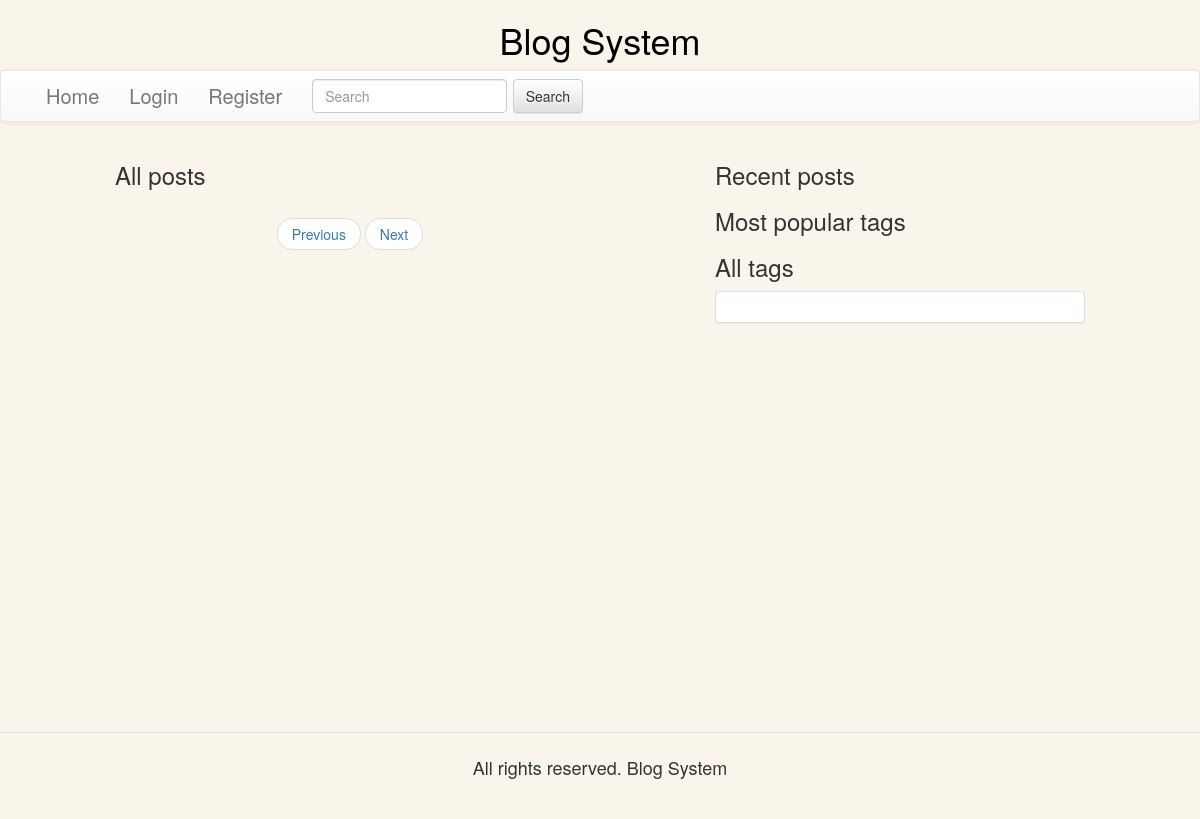
The app's page /, older data.
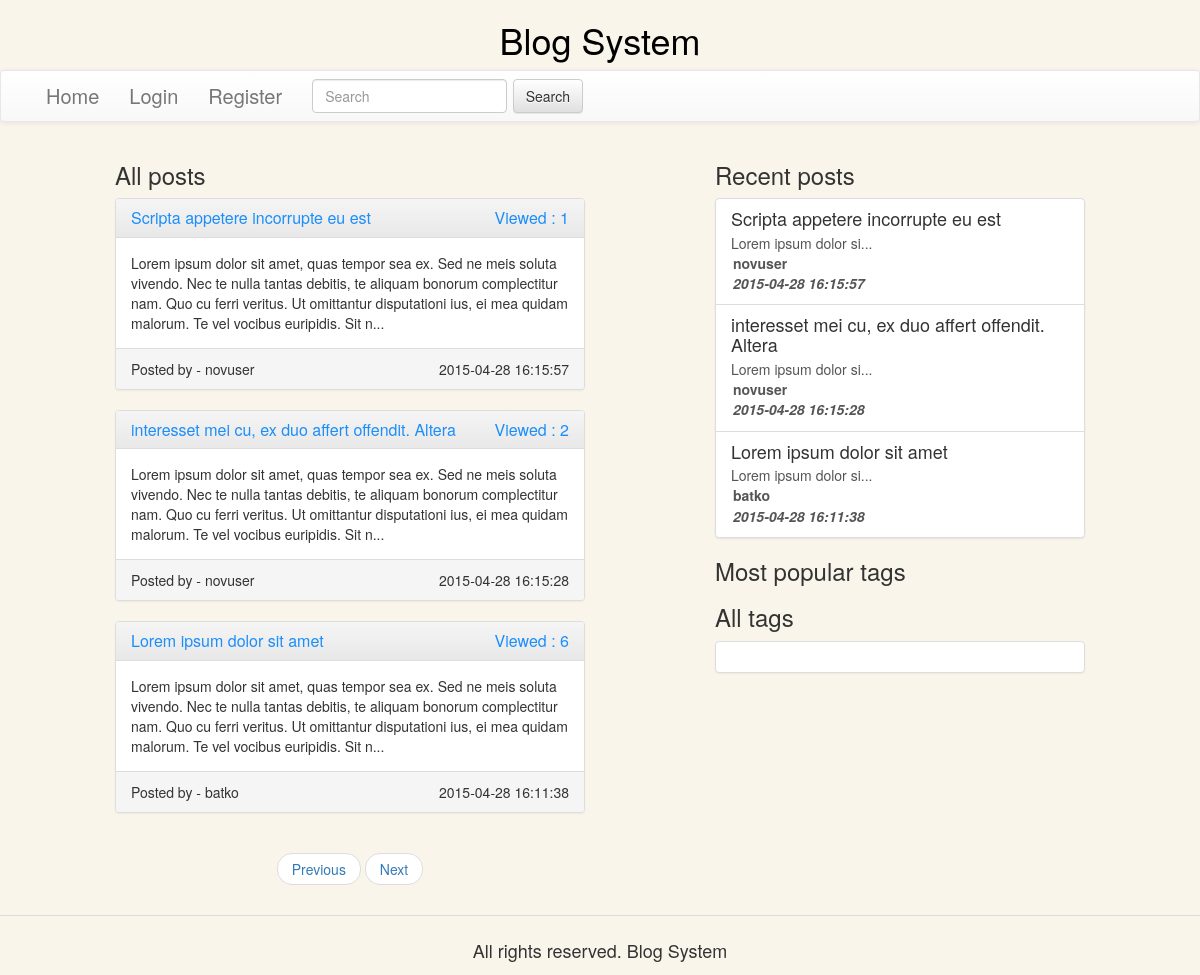
The same page, newer data.
### tables this page shows
CREATE TABLE IF NOT EXISTS `posts` (
`id` int(11) NOT NULL,
  `title` varchar(256) NOT NULL,
  `body` longtext NOT NULL,
  `user_id` int(11) NOT NULL,
  `date_created` datetime NOT NULL,
  `visits` int(11) NOT NULL
);

CREATE TABLE IF NOT EXISTS `users` (
`id` int(11) NOT NULL,
  `username` varchar(20) NOT NULL,
  `passwordHash` varchar(1024) NOT NULL
);

### models/main.php (called while the page is built, shortened)
<?php
class Main_Model{
    public function __construct($args = array()){
        $defaults = array(
          'limit' => 0,
        );
        $args = array_merge($defaults, $args);
        $db_object = \Lib\Database::get_instance();
        $this->db = $db_object->get_db();
    }
    protected function process_results($result_set){
        $results = array();
        if(!empty($result_set) && $result_set->num_rows > 0){
            while($row = $result_set->fetch_assoc()){
                $results[] = $row;
            }
        }
        return $results;
    }
}

### lib/database.php (called while the page is built, shortened)
<?php
class Database{
    private static $db = null;
    public function __construct(){
        $host = DB_HOST;
        $username = DB_USER;
        $pass = DB_PASS;
        $db_name = DB_NAME;
        $db = new \mysqli($host, $username, $pass, $db_name);
        self::$db = $db;
    }
    public static function get_instance(){
        static $instance = null;
        if($instance === null){
            $instance = new static();
        }
        return $instance;
    }
    public static function get_db(){
        return self::$db;
    }
}

### lib/auth.php (called while the page is built, shortened)
<?php
class Auth{
    private static $logged_user = array();
    public static function get_instance(){
        static $instance = null;
        if($instance === null){
            $instance = new static();
        }
        return $instance;
    }
    public static function get_logged_user(){
        return self::$logged_user;
    }
}

### controllers/main.php (called while the page is built, shortened)
<?php
class Main_Controller{
    public function __construct($views_dir = '\views\home\\',
                                $class_name = '\Controllers\Main_Controller',
                                $model = 'main')
    {
        $this->model = new $model_class(array("table" => "none"));
        $this->auth = \Lib\Auth::get_instance();
    }
}

### models/post.php (called while the page is built, shortened)
<?php
class Post_Model extends Main_Model{
    public function get_posts_with_author(){
        $query = sprintf("SELECT p.id, p.title, p.body, p.date_created, p.visits, u.username FROM posts p
INNER JOIN users u ON p.user_id=u.id
ORDER BY p.visits ASC");
        $result_set = $this->db->query($query);
        $results = $this->process_results($result_set);
        return $results;
    }
    public function get_recent_posts(){
        $query = sprintf("SELECT p.id, p.title, p.body, p.date_created, u.username FROM posts p
INNER JOIN `users` u
ON p.user_id=u.id
ORDER BY p.date_created DESC LIMIT 4");
        $result_set = $this->db->query($query);
        $recent_posts = $this->process_results($result_set);
        return $recent_posts;
    }
}

### controllers/home.php (called while the page is built, shortened)
<?php
class Home_Controller extends Main_Controller{
    private $posts = array();
    private $page_size = 5;
    private $start_page = 0;
    public function __construct(){
        include_once DX_ROOT_DIR . "models\\tag.php";
        $tag_model = new Tag_Model();
        $this->posts = $this->model->get_posts_with_author();
        $this->recent_posts = $this->model->get_recent_posts();
        $this->all_tags = $tag_model->get_all_tags();
        $this->popular_tags = $tag_model->get_popular_tags();
    }
    public function index(){
        if(isset($_GET["page"])){
            $page = $_GET["page"];
            $this->posts = array_slice($this->posts, $page * $this->page_size, $this->page_size, true);
        }
        else{
            $this->posts = array_slice($this->posts, $this->start_page * $this->page_size, $this->page_size, true);
        }
        include_once $this -> layout;
    }
}

### models/tag.php (called while the page is built, shortened)
<?php
class Tag_Model extends Main_Model{
    public function get_popular_tags(){
        $query = sprintf("SELECT t.name, count(1) as NumberOfPosts FROM posts p
INNER JOIN posts_tags pt
ON p.id=pt.post_id
INNER JOIN tags t
ON t.id=pt.tag_id
GROUP BY t.name
ORDER BY NumberOfPosts DESC
LIMIT 4");
        $result_set = $this->db->query($query);
        $tags = $this->process_results($result_set);
        $tag_names = array();
        return $tag_names;
    }
    public function get_all_tags(){
        $query = sprintf("SELECT t.name FROM tags t");
        $result_set = $this->db->query($query);
        $tags = $this->process_results($result_set);
        $tag_names = array();
        return $tag_names;
    }
}

### views/shared/_layout.php (called while the page is built)
<?php include_once DX_ROOT_DIR . "views/shared/header.php" ?>
<?php include_once $template_name ?>
<?php include_once DX_ROOT_DIR . "views/shared/footer.php" ?>

### views/home/index.php (the view, shortened to what this page needs)
<div class="col-md-5 col-md-push-1">
    <h3>All posts</h3>
    <?php foreach($this->posts as $post ): ?>
        <div class="row">
            <div class="col-md-12">
                <div class="panel panel-default">
                    <div class="panel-heading">
                        <h3 class="panel-title link">
                            <?php
                                $post_path = DX_ROOT_URL . 'posts/view/' . $post["id"];
                                echo("<a href='{$post_path}'>{$post["title"]}</a>");
                                echo("<p class='pull-right'>Viewed : {$post["visits"]}</p>");
                            ?>
                        </h3>
                    </div>
                    <div class="panel-body wordwrap">
                        <?php echo(substr($post["body"], 0, 250) . "...")?>
                    </div>
                    <div class="panel-footer">
                        <?php
                            echo("<span>Posted by - {$post["username"]}</span>");
                            echo("<span class='float-right'>{$post["date_created"]}</span>");
                        ?>
                    </div>
                </div>
            </div>
        </div>
    <?php endforeach ?>
    <div class="row">
        <div class="col-xs-12">
            <nav>
                <ul class="pager">
                    <?php
                        $current_page = 0;
                        $search = isset($_GET["search"]) ? "&search=" . $_GET["search"] : "";
                        $next_page = DX_ROOT_URL . "home?page=" . ($current_page + 1) .  $search;
                        if( !($current_page - 1 < 0 ) ){
                            $previous_page = DX_ROOT_URL . "home?page=" . ($current_page - 1) . $search;
                        }
                        else{
                            $previous_page = DX_ROOT_URL . "home?page=" . 0 . $search;
                        }
                    ?>
                    <li><a href="<?php echo($previous_page)?>">Previous</a></li>
                    <li><a href="<?php echo($next_page)?>">Next</a></li>
                </ul>
            </nav>
        </div>
    </div>
</div>
<div class="col-md-4 pull-right col-md-pull-1 col-xs-12">
    <h3>Recent posts</h3>
    <div class="list-group">
        <?php foreach($this->recent_posts as $recent_post):
            $recent_post_path = DX_ROOT_URL . 'posts/view/' . $recent_post["id"];
            ?>
            <a href="<?php echo($recent_post_path)?>" class="list-group-item">
                <h4 class="list-group-item-heading">
                    <?php echo($recent_post["title"]);?>
                </h4>
                <p class="list-group-item-text"><?php echo(substr($recent_post["body"], 0, 20) . "...")?></p>
                <p class="list-group-item-text bold margin2"><?php echo($recent_post["username"])?></p>
                <p class="list-group-item-text bold italic margin2"><?php echo($recent_post["date_created"])?></p>
            </a>
        <?php endforeach ?>
    </div>
    <h3>Most popular tags</h3>
    <h3>All tags</h3>
    <div class="panel panel-default">
        <div class="panel-body">
        </div>
    </div>
</div>

### index.php (shortened to what this page needs)
<?php
$method = "index";
$param = array();
include_once 'lib/database.php';
include_once 'lib/auth.php';
include_once 'controllers/main.php';
include_once 'controllers/home.php';
include_once 'models/main.php';
$controller_instance = new $controller_class();
if(method_exists($controller_instance, $method)){
    call_user_func_array(
        array($controller_instance, $method),
        array($param));
}

### views/shared/header.php (shortened to what this page needs)
<html>
    <head>
        <?php
            $contents_path = DX_ROOT_URL . 'content';
            $styles_path = $contents_path . '/styles';
            $bootstrap_path = $contents_path . '/bootstrap';
            echo("<link href='{$bootstrap_path}/css/bootstrap.min.css' rel='stylesheet'>");
            echo("<link href='{$bootstrap_path}/css/bootstrap-theme.min.css' rel='stylesheet'>");
            echo("<link href='{$styles_path}/main-styles.css' rel='stylesheet'>");
        ?>
    </head>
    <body>
        <header>
            <h1 class="text-center">Blog System</h1>
            <nav class="navbar navbar-default">
                <div class="container-fluid">
                    <div class="collapse navbar-collapse" id="bs-example-navbar-collapse-1">
                        <ul class="nav navbar-nav">
                            <?php
                                $home_path = DX_ROOT_URL;
                                echo("<li><a href='{$home_path}'>Home</a></li>");
                                if(!empty($this->logged_user)){
                                    $posts_publish_path = DX_ROOT_URL . 'posts/publish';
                                    $tags_add_path = DX_ROOT_URL . 'tags/add';
                                    $logout_path = DX_ROOT_URL . 'users/logout/' . $_SESSION["formToken"];
                                    echo("<li><a href='{$posts_publish_path}'>Publish</a></li>");
                                    echo("<li><a href='{$tags_add_path}'>New Tag</a></li>");
                                    echo("<li><a href='{$logout_path}'>Logout{ <span class='dotted'>{$this->logged_user["username"]}</span> }</a></li>");
                                }else{
                                    $login_path = DX_ROOT_URL . 'users/login';
                                    $register_path = DX_ROOT_URL . 'users/register';
                                    echo("<li><a href='{$login_path}'>Login</a></li>");
                                    echo("<li><a href='{$register_path}'>Register</a></li>");
                                }
                            ?>
                        </ul>
                        <form method="get" action="<?php echo(DX_ROOT_URL . "home")?>" class="navbar-form navbar-left" role="search">
                            <div class="form-group">
                                <input type="text" name="search" class="form-control" placeholder="Search">
                            </div>
                            <button type="submit" class="btn btn-default">Search</button>
                        </form>
                    </div>
                </div>
            </nav>
        </header>
        <div class="container-fluid page-wrap">
            <div class="row">

### views/shared/footer.php (shortened to what this page needs)
    </div>
        </div>
        <footer class="site-footer margin-10-top">
            <h4 class="text-center">All rights reserved. Blog System</h4>
        </footer>
    </body>
</html>

### content/styles/main-styles.css (style rules this page uses)
html, body { height: 100%; margin-bottom: 20px; }
body { background-color: #faf5eb; }
.margin2 { margin: 2px; }
.margin-10-top { margin-top: 10px; }
.page-wrap { min-height: 80%; margin-bottom: -60px; }
.page-wrap:after { content: ""; display: block; }
.site-footer, .page-wrap:after { height: 60px; }
.site-footer { padding-top: 15px; border-top: 1px solid #dcdcdc; }
.wordwrap { word-wrap: break-word; }
.link { color: #1b8efa; }
.bold { font-weight: bold; }
.italic { font-style: italic; }
.float-right { float: right; }
header { font-size: 15pt; color: #000000; }

Row changes from the older to the newer data that the page shows:
added posts: title "Scripta appetere incorrupte eu est", visits "1", body "Lorem ipsum dolor sit amet, quas tempor sea ex. Sed ne meis soluta vivendo. Nec te nulla tantas debitis, te aliquam bonorum complectitur nam. Quo cu ferri veritus. Ut omittantur disputationi ius, ei mea quidam malorum. Te vel vocibus euripidis. Sit n", user.username "novuser", date_created "2015-04-28 16:15:57", body "Lorem ipsum dolor si"
added posts: title "interesset mei cu, ex duo affert offendit. Altera", visits "2", body "Lorem ipsum dolor sit amet, quas tempor sea ex. Sed ne meis soluta vivendo. Nec te nulla tantas debitis, te aliquam bonorum complectitur nam. Quo cu ferri veritus. Ut omittantur disputationi ius, ei mea quidam malorum. Te vel vocibus euripidis. Sit n", user.username "novuser", date_created "2015-04-28 16:15:28", body "Lorem ipsum dolor si"
added posts: title "Lorem ipsum dolor sit amet", visits "6", body "Lorem ipsum dolor sit amet, quas tempor sea ex. Sed ne meis soluta vivendo. Nec te nulla tantas debitis, te aliquam bonorum complectitur nam. Quo cu ferri veritus. Ut omittantur disputationi ius, ei mea quidam malorum. Te vel vocibus euripidis. Sit n", user.username "batko", date_created "2015-04-28 16:11:38", body "Lorem ipsum dolor si"
